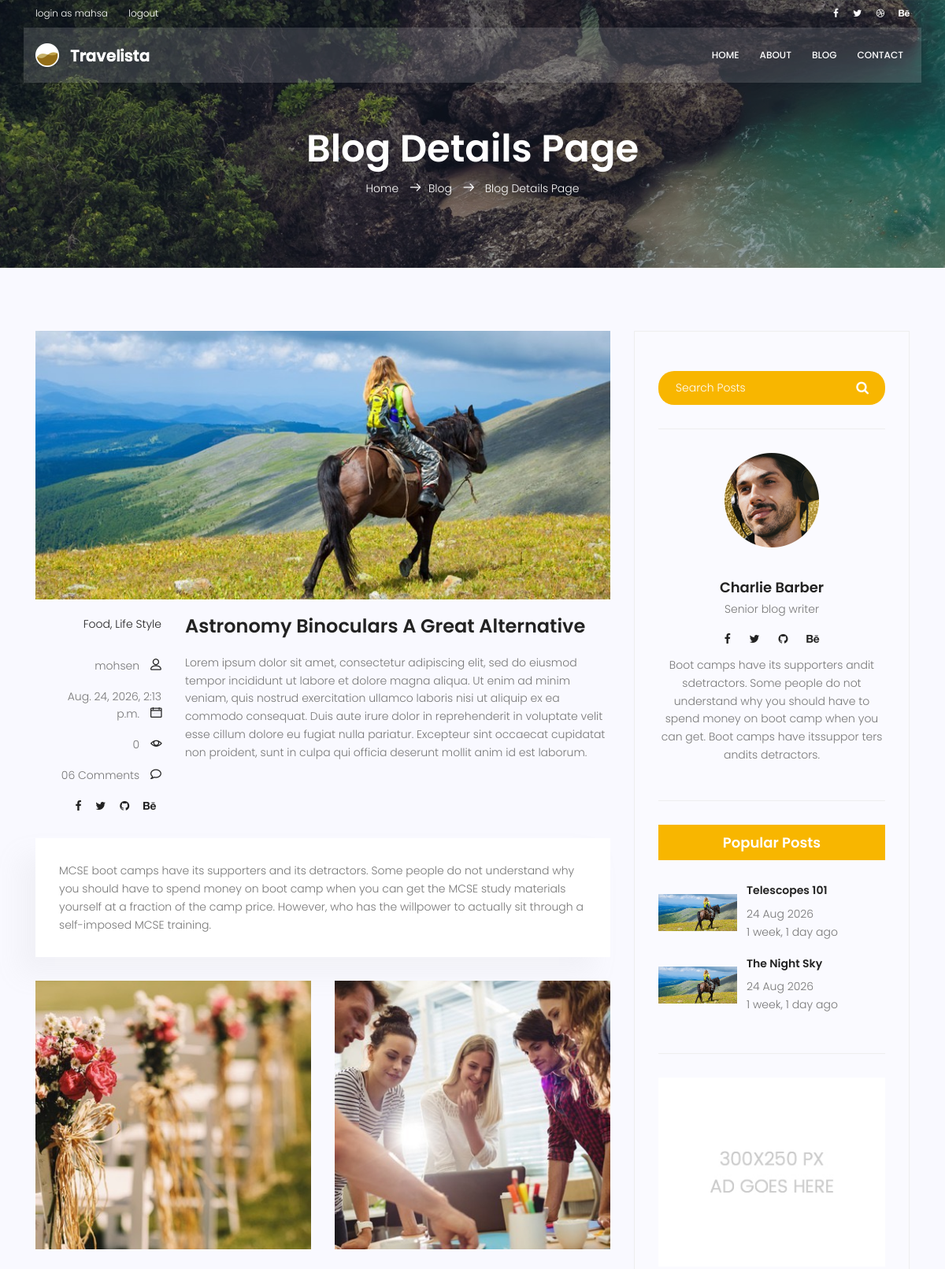
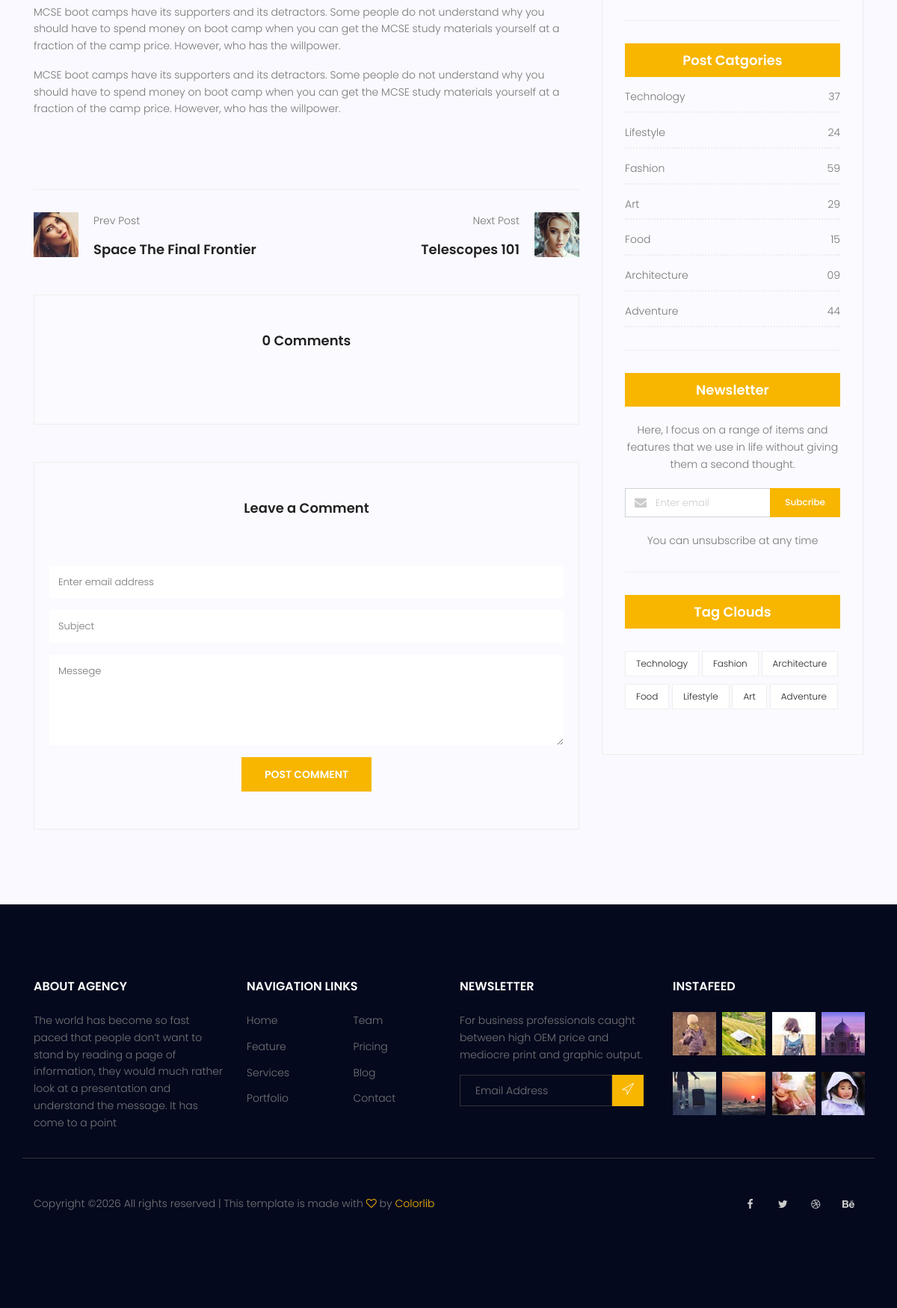
The page /blog/details/4 (signed in) on the database its author committed (2 pictures, top to bottom).
### blog/models.py (models this page shows, shortened)
class Post(models.Model):
    img = models.ImageField(upload_to='blog/', default='blog/default.jpg')
    author = models.ForeignKey(User, on_delete=models.CASCADE, related_name='blog_posts', null=True)
    title = models.CharField(max_length=100)
    content = models.TextField()
    category = models.ManyToManyField(Category, related_name='blog_posts')
    tag = models.ManyToManyField(Tag, related_name='blog_posts')
    counted_views = models.IntegerField(default=0)
    status = models.BooleanField(default=False)
    published_date = models.DateTimeField(null=True)
    created_date = models.DateTimeField(auto_now_add=True)
    updated_date = models.DateTimeField(auto_now=True)

class Category(models.Model):
    name = models.CharField(max_length=100)

class Tag(models.Model):
    name = models.CharField(max_length=100)

### blog/views.py (the view)
# urls.py: path('details/<int:pid>', views.blog_details , name='blog_details'),
@login_required
def blog_details(request, pid):
    posts = get_object_or_404(Post, pk=pid, status=1)
    comments = Comment.objects.filter(post=posts.id, approved=True)
    if request.method == 'POST':
        form = CommentForm(request.POST)
        if form.is_valid():
            comment = form.save(commit=False)
            comment.post = posts
            comment.author = request.user
            comment.save()
            messages.success(request, 'Your comment has been posted.')
            return redirect('blog:blog_details', pid=pid)
        else:
            messages.error(request, 'Please correct the error below.')
    else:
        form = CommentForm()
    return render(request, 'blog/blog_detail.html', context={'posts': posts, 'comments': comments, 'form': form})

### blog/templates/blog/blog_detail.html (shortened to what this page needs)
{% extends 'base.html' %}
{% load static %}
{% load blog_tags %}
{% block content %}
    <section class="relative about-banner">
        <div class="overlay overlay-bg"></div>
        <div class="container">
            <div class="row d-flex align-items-center justify-content-center">
                <div class="about-content col-lg-12">
                    <h1 class="text-white">
                        Blog Details Page
                    </h1>
                    <p class="text-white link-nav"><a href="index.html">Home </a> <span
                            class="lnr lnr-arrow-right"></span><a href="{% url 'blog:blog_home' %}">Blog </a> <span
                            class="lnr lnr-arrow-right"></span> <a href="blog-single.html"> Blog Details Page</a></p>
                </div>
            </div>
        </div>
    </section>
    <section class="post-content-area single-post-area">
        <div class="container">
            <div class="row">
                <div class="col-lg-8 posts-list">
                    <div class="single-post row">
                        <div class="col-lg-12">
                            <div class="feature-img">
                                <img class="img-fluid" src="{{ posts.img.url }}" alt="">
                            </div>
                        </div>
                        <div class="col-lg-3  col-md-3 meta-details">
                            <ul class="tags">
                            {% for cat in posts.category.all %}
                                <li><a href="#">{{ cat.name }}{% if not forloop.last %},{% endif %}</a></li>
                            {% endfor %}
                            </ul>
                            <div class="user-details row">
                                <p class="user-name col-lg-12 col-md-12 col-6"><a href="#">{{ posts.author }}</a> <span
                                        class="lnr lnr-user"></span></p>
                                <p class="date col-lg-12 col-md-12 col-6"><a href="#">{{ posts.published_date}}</a> <span
                                        class="lnr lnr-calendar-full"></span></p>
                                <p class="view col-lg-12 col-md-12 col-6"><a href="#">{{ posts.counted_views}}</a> <span
                                        class="lnr lnr-eye"></span></p>
                                <p class="comments col-lg-12 col-md-12 col-6"><a href="#">06 Comments</a> <span
                                        class="lnr lnr-bubble"></span></p>
                                <ul class="social-links col-lg-12 col-md-12 col-6">
                                    <li><a href="#"><i class="fa fa-facebook"></i></a></li>
                                    <li><a href="#"><i class="fa fa-twitter"></i></a></li>
                                    <li><a href="#"><i class="fa fa-github"></i></a></li>
                                    <li><a href="#"><i class="fa fa-behance"></i></a></li>
                                </ul>
                            </div>
                        </div>
                        <div class="col-lg-9 col-md-9">
                            <h3 class="mt-20 mb-20">{{ posts.title}}</h3>
                            <p class="excert">{{ posts.content|safe }}</p>
                        </div>
                        <div class="col-lg-12">
                            <div class="quotes">
                                MCSE boot camps have its supporters and its detractors. Some people do not understand
                                why you should have to spend money on boot camp when you can get the MCSE study
                                materials yourself at a fraction of the camp price. However, who has the willpower to
                                actually sit through a self-imposed MCSE training.
                            </div>
                            <div class="row mt-30 mb-30">
                                <div class="col-6">
                                    <img class="img-fluid" src={% static "img/blog/post-img1.jpg" %} alt="">
                                </div>
                                <div class="col-6">
                                    <img class="img-fluid" src={% static "img/blog/post-img2.jpg" %} alt="">
                                </div>
                                <div class="col-lg-12 mt-30">
                                    <p>
                                        MCSE boot camps have its supporters and its detractors. Some people do not
                                        understand why you should have to spend money on boot camp when you can get the
                                        MCSE study materials yourself at a fraction of the camp price. However, who has
                                        the willpower.
                                    </p>
                                    <p>
                                        MCSE boot camps have its supporters and its detractors. Some people do not
                                        understand why you should have to spend money on boot camp when you can get the
                                        MCSE study materials yourself at a fraction of the camp price. However, who has
                                        the willpower.
                                    </p>
                                </div>
                            </div>
                        </div>
                    </div>
                    <div class="navigation-area">
                        <div class="row">
                            <div class="col-lg-6 col-md-6 col-12 nav-left flex-row d-flex justify-content-start align-items-center">
                                <div class="thumb">
                                    <a href="#"><img class="img-fluid" src={% static "img/blog/prev.jpg" %} alt=""></a>
                                </div>
                                <div class="arrow">
                                    <a href="#"></a>
                                </div>
                                <div class="detials">
                                    <p>Prev Post</p>
                                    <a href="#"><h4>Space The Final Frontier</h4></a>
                                </div>
                            </div>
                            <div class="col-lg-6 col-md-6 col-12 nav-right flex-row d-flex justify-content-end align-items-center">
                                <div class="detials">
                                    <p>Next Post</p>
                                    <a href="#"><h4>Telescopes 101</h4></a>
                                </div>
                                <div class="arrow">
                                    <a href="#"></a>
                                </div>
                                <div class="thumb">
                                    <a href="#"><img class="img-fluid" src={% static "img/blog/next.jpg" %} alt=""></a>
                                </div>
                            </div>
                        </div>
                    </div>
                {% include 'blog/blog_commentsection.html' %}
                </div>
                <div class="col-lg-4 sidebar-widgets">
                    <div class="widget-wrap">
                        {% include 'blog/blog_searchbox.html' %}
                        {% include 'blog/blog_userinfo.html' %}
                        {% latestposts %}
                        <div class="single-sidebar-widget ads-widget">
                            <a href="#"><img class="img-fluid" src={% static "img/blog/ads-banner.jpg" %} alt=""></a>
                        </div>
                        <div class="single-sidebar-widget post-category-widget">
                            <h4 class="category-title">Post Catgories</h4>
                            <ul class="cat-list">
                                <li>
                                    <a href="#" class="d-flex justify-content-between">
                                        <p>Technology</p>
                                        <p>37</p>
                                    </a>
                                </li>
                                <li>
                                    <a href="#" class="d-flex justify-content-between">
                                        <p>Lifestyle</p>
                                        <p>24</p>
                                    </a>
                                </li>
                                <li>
                                    <a href="#" class="d-flex justify-content-between">
                                        <p>Fashion</p>
                                        <p>59</p>
                                    </a>
                                </li>
                                <li>
                                    <a href="#" class="d-flex justify-content-between">
                                        <p>Art</p>
                                        <p>29</p>
                                    </a>
                                </li>
                                <li>
                                    <a href="#" class="d-flex justify-content-between">
                                        <p>Food</p>
                                        <p>15</p>
                                    </a>
                                </li>
                                <li>
                                    <a href="#" class="d-flex justify-content-between">
                                        <p>Architecture</p>
                                        <p>09</p>
                                    </a>
                                </li>
                                <li>
                                    <a href="#" class="d-flex justify-content-between">
                                        <p>Adventure</p>
                                        <p>44</p>
                                    </a>
                                </li>
                            </ul>
                        </div>
                        <div class="single-sidebar-widget newsletter-widget">
                            <h4 class="newsletter-title">Newsletter</h4>
                            <p>
                                Here, I focus on a range of items and features that we use in life without
                                giving them a second thought.
                            </p>
                            <div class="form-group d-flex flex-row">
                                <div class="col-autos">
                                    <div class="input-group">
                                        <div class="input-group-prepend">
                                            <div class="input-group-text"><i class="fa fa-envelope"
                                                                             aria-hidden="true"></i>
                                            </div>
                                        </div>
                                        <input type="text" class="form-control" id="inlineFormInputGroup"
                                               placeholder="Enter email" onfocus="this.placeholder = ''"
                                               onblur="this.placeholder = 'Enter email'">
                                    </div>
                                </div>
                                <a href="#" class="bbtns">Subcribe</a>
                            </div>
                            <p class="text-bottom">
                                You can unsubscribe at any time
                            </p>
                        </div>
                        {% poststags %}
                    </div>
                </div>
            </div>
        </div>
    </section>
{% endblock %}

### templates/includes/header.html
{% load static %}
<header id="header">
    <div class="header-top">
        <div class="container">
            <div class="row align-items-center">
                <div class="col-lg-6 col-sm-6 col-6 header-top-left">
                {% if request.user.is_authenticated %}
                    <ul>
                        <li><a href="{% url 'accounts:login' %}">login as {{ user.username }}</a></li>
                        <li><a href="{% url 'accounts:logout' %}">logout</a></li>
                    </ul>
                {% else %}
                    <ul>
                        <li><a href="{% url 'accounts:login' %}">login</a></li>
                        <li><a href="{% url 'accounts:signup' %}">sing up</a></li>
                    </ul>
                {% endif %}
                </div>
                <div class="col-lg-6 col-sm-6 col-6 header-top-right">
                    <div class="header-social">
                        <a href="#"><i class="fa fa-facebook"></i></a>
                        <a href="#"><i class="fa fa-twitter"></i></a>
                        <a href="#"><i class="fa fa-dribbble"></i></a>
                        <a href="#"><i class="fa fa-behance"></i></a>
                    </div>
                </div>
            </div>
        </div>
    </div>
    <div class="container main-menu">
        <div class="row align-items-center justify-content-between d-flex">
            <div id="logo">
                <a href="{% url 'website:home' %}"><img src={% static "img/logo.png" %} alt="" title=""></a>
            </div>
            <nav id="nav-menu-container">
                <ul class="nav-menu">
                    <li><a href="{% url 'website:home' %}">Home</a></li>
                    <li><a href="{% url 'website:about' %}">About</a></li>
                    <li><a href="{% url 'blog:blog_home' %}">Blog</a></li>
                    <li><a href="{% url 'website:contact' %}">Contact</a></li>
                </ul>
            </nav>
        </div>
    </div>
</header>

### blog/templates/blog/blog_latestposts.html
{% load static %}
{% load humanize %}
<div class="single-sidebar-widget popular-post-widget">
    <h4 class="popular-title">Popular Posts</h4>
    <div class="popular-post-list">
    {% for post in posts %}
        <div class="single-post-list d-flex flex-row align-items-center">
            <div class="thumb">
                <img class="img-fluid" src="{{ post.img.url }}" alt="">
            </div>
            <div class="details">
                <a href="{% url 'blog:blog_details' pid=post.id %}"><h6>{{ post.title }}</h6></a>
                <p>{{ post.published_date|date:'d M Y'}}</p>
                <p>{{ post.published_date|naturaltime}}</p>
            </div>
        </div>
    {% endfor %}
    </div>
</div>

### blog/templates/blog/blog_poststags.html
{% load static %}
<div class="single-sidebar-widget tag-cloud-widget">
    <h4 class="tagcloud-title">Tag Clouds</h4>
    <ul>
        {% for tag in tags %}
            <li><a href="{% url 'blog:blog_tag' tag_name=tag.name %}">{{ tag.name }}</a></li>
        {% endfor %}
    </ul>
</div>

### rows shown on the page
Post: img (placeholder picture), author "mohsen", published_date "Aug. 24, 2026, 2:13 p.m.", counted_views "0", title "Astronomy Binoculars A Great Alternative", content "Lorem ipsum dolor sit amet, consectetur adipiscing elit, sed do eiusmod tempor incididunt ut labore et dolore magna aliqua. Ut enim ad minim veniam, quis nostrud exercitation ullamco laboris nisi ut aliquip ex ea commodo consequat. Duis aute irure dolor in reprehenderit in voluptate velit esse cillum dolore eu fugiat nulla pariatur. Excepteur sint occaecat cupidatat non proident, sunt in culpa qui officia deserunt mollit anim id est laborum."
Category: name "Food"
Category: name "Life Style"
Post: img (placeholder picture), title "Telescopes 101", published_date "24 Aug 2026", published_date "1 week, 1 day ago"
Post: img (placeholder picture), title "The Night Sky", published_date "24 Aug 2026", published_date "1 week, 1 day ago"
Tag: name "Technology"
Tag: name "Fashion"
Tag: name "Architecture"
Tag: name "Food"
Tag: name "Lifestyle"
Tag: name "Art"
Tag: name "Adventure"

### other values the page prints
{{ user.username }} "mahsa"
{{ comments|length }} "0"
